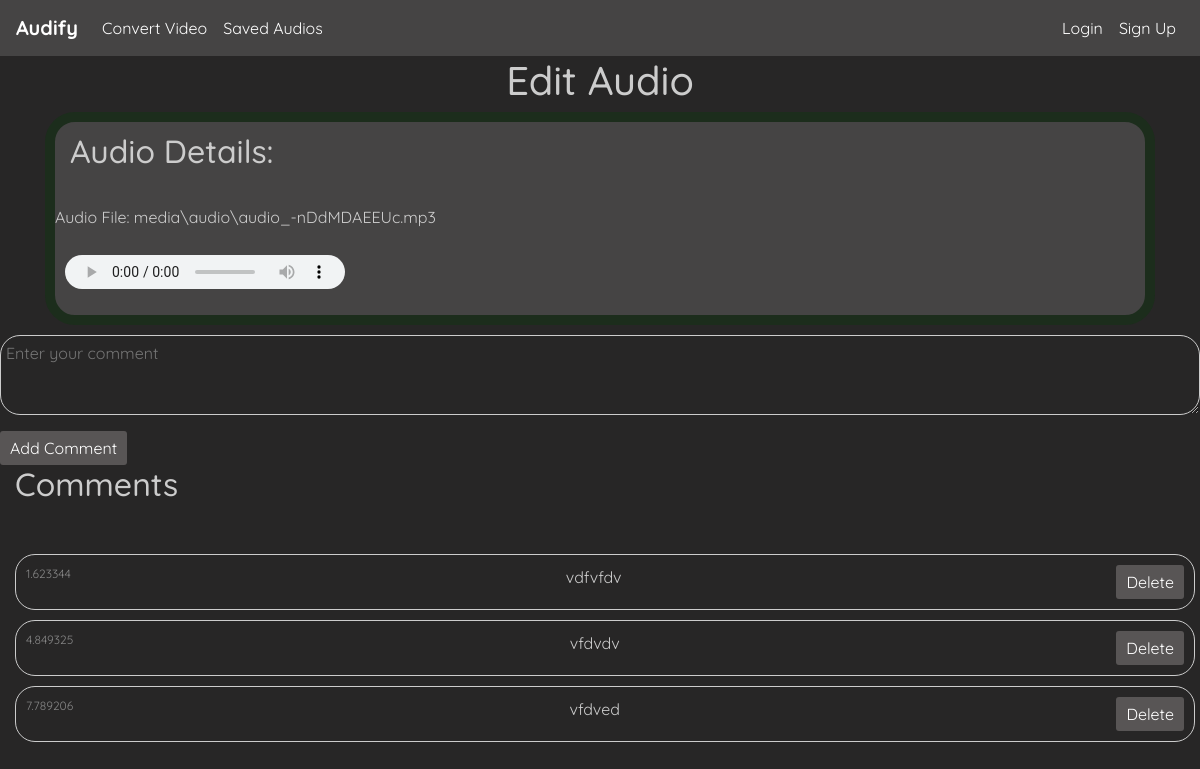
The app's page /audio/edit/161/ with its own data.
### converter/models.py (models this page shows, shortened)
class AudioFile(models.Model):
    user = models.ForeignKey(User, on_delete=models.CASCADE, default=1)
    audio_path = models.FileField(upload_to='audio/')
    created_date = models.DateTimeField(auto_now_add=True)

class Comment(models.Model):
    audio = models.ForeignKey(AudioFile, on_delete=models.CASCADE)
    timestamp = models.FloatField(null=True, blank=True)
    text = models.TextField()

### converter/views.py (the view, shortened to what this page needs)
# urls.py: path('audio/edit/<int:audio_id>/', audio_edit, name='audio_edit'),
def audio_edit(request, audio_id):
    audio = get_object_or_404(AudioFile, id=audio_id)
    comments = Comment.objects.filter(audio=audio).order_by('timestamp')
    audio_url = audio.audio_path.url
    prefix = "\media\audio\audio"
    audio_filename = audio_url[len(prefix):]
    context = {
        'audio': audio,
        'comments': comments,
        'audio_url': audio_url,
        'audio_filename': audio_filename,
    }
    return render(request, 'converter/audio_edit.html', context)

### converter/templates/converter/audio_edit.html (shortened to what this page needs)
{% load static %}
<!DOCTYPE html>
<html>
<head>
    <link rel="stylesheet" href="https://cdn.jsdelivr.net/npm/bootstrap@4.0.0/dist/css/bootstrap.min.css">
    <link rel="stylesheet" type="text/css" href="{% static 'edit_audio.css' %}">
</head>
<body>
    <nav class="navbar navbar-expand-lg navbar-light" style="background-color: #454444; font-family: 'Quicksand', sans-serif; color:white">
        <a class="navbar-brand" href="#" style="color:white"><strong>Audify</strong></a>
        <div class="collapse navbar-collapse" id="navbarNav">
            <ul class="navbar-nav mr-auto">
                <li class="nav-item active">
                    <a class="nav-link" href="{% url 'convert_video' %}" style="color:white">Convert Video<span class="sr-only">(current)</span></a>
                </li>
                <li class="nav-item active">
                    <a class="nav-link" href="{% url 'saved_audios' %}" style="color:white">Saved Audios<span class="sr-only">(current)</span></a>
                </li>
            </ul>
            <ul class="navbar-nav">
                {% if user.is_authenticated %}
                <li class="nav-item">
                    <span class="navbar-text" ">Welcome, {{ user.username }}</span>
                </li>
                <li class="nav-item">
                    <a class="nav-link" href="{% url 'logout' %}" style="color:white">Logout</a>
                </li>
                {% else %}
                <li class="nav-item">
                    <a class="nav-link" href="{% url 'login' %}" style="color:white">Login</a>
                </li>
                <li class="nav-item">
                    <a class="nav-link" href="{% url 'signup' %}" style="color:white">Sign Up</a>
                </li>
                {% endif %}
            </ul>
        </div>
    </nav>
    <h1>Edit Audio</h1>
    <div class="container">
       <div class="box1">
    <h2>Audio Details:</h2>
   <p>Audio File: {{ audio.audio_path.name|cut:"/" }}</p>
    <audio id="audio-player" controls>
        <source src="/{{ audio.audio_path }}" type="audio/mp3">
    </audio>
</div>
</div>
        <form id="comment-form" method="post" data-audio-id="{{ audio.id }}">
            <textarea id="comment-textarea" name="text" placeholder="Enter your comment" required></textarea>
            <button id="add-comment-btn" type="submit">Add Comment</button>
        </form>
        <h2>Comments</h2>
        <div id="comments-section">
            {% for comment in comments %}
            <div class="comment" data-comment-id="{{ comment.id }}" data-timestamp="{{ comment.timestamp }}">
                <span>{{ comment.timestamp }}</span>
                <p>{{ comment.text }}</p>
                <button class="delete-comment-btn" onclick="deleteComment('{{ comment.id }}')">Delete</button>
            </div>
            {% endfor %}
        </div>
</body>
</html>

### static/edit_audio.css (style rules this page uses)
body { font-family: 'Quicksand', sans-serif; padding: 0; background-color: #272626; color: #ccc; margin: 0; }
body { background-color: #272626; color: #ccc; }
h1 { text-align: center; }
h2 { text-align: left; margin-left: 15px; margin-bottom: 35px; }
.box1 { background: #454444; background-repeat: no-repeat; background-attachment: fixed; background-position: center; border: 10px solid rgb(28, 45, 28); padding-top: 10px; border-radius: 30px; max-width: 100%; position: relative; z-index: 1; flex-direction: column; align-items: center; justify-content: center; height: auto; flex-wrap: wrap; }
audio { padding: 10px; margin-bottom: 10px; max-width: 100%; }
textarea { width: 100%; height: 80px; padding: 5px; margin-top: 10px; margin-bottom: 10px; border: 1px solid #ccc; border-radius: 20px; background: transparent; color: rgb(255, 255, 255); }
button { padding: 5px 10px; background-color: #585555; color: white; border: none; border-radius: 3px; cursor: pointer; }
#comments-section { padding: 5px; margin-left: 10px; margin-bottom: 20px; }
.comment { border: 1px solid #ccc; border-radius: 20px; padding: 10px; margin-top: 10px; margin-bottom: 10px; display: flex; justify-content: space-between; }
.comment p { margin: 0; }
.comment span { font-size: 12px; color: #888; }
.delete-comment-btn { background-color: #585555; }

### converter/templates/converter/audio_edit.html (style rules this page uses)
body { background-color: #272626; color: #ccc; }
h1 { text-align: center; }
h2 { text-align: left; margin-left: 15px; margin-bottom: 35px; }
.box1 { background: #454444; background-repeat: no-repeat; background-attachment: fixed; background-position: center; border: 10px solid rgb(28, 45, 28); padding-top: 10px; border-radius: 30px; max-width: 100%; position: relative; z-index: 1; flex-direction: column; align-items: center; justify-content: center; height: auto; flex-wrap: wrap; }
audio { padding: 10px; margin-bottom: 10px; max-width: 100%; }
textarea { width: 100%; height: 80px; padding: 5px; margin-top: 10px; margin-bottom: 10px; border: 1px solid #ccc; border-radius: 20px; background: transparent; color: rgb(255, 255, 255); }
button { padding: 5px 10px; background-color: #585555; color: white; border: none; border-radius: 3px; cursor: pointer; }
#comments-section { padding: 5px; margin-left: 10px; margin-bottom: 20px; }
.comment { border: 1px solid #ccc; border-radius: 20px; padding: 10px; margin-top: 10px; margin-bottom: 10px; display: flex; justify-content: space-between; }
.comment p { margin: 0; }
.comment span { font-size: 12px; color: #888; }
.delete-comment-btn { background-color: #585555; }

### records on screen
AudioFile: audio_path.name "media\\audio\\audio_-nDdMDAEEUc.mp3"
Comment: timestamp "1.623344", text "vdfvfdv"
Comment: timestamp "4.849325", text "vfdvdv"
Comment: timestamp "7.789206", text "vfdved"
